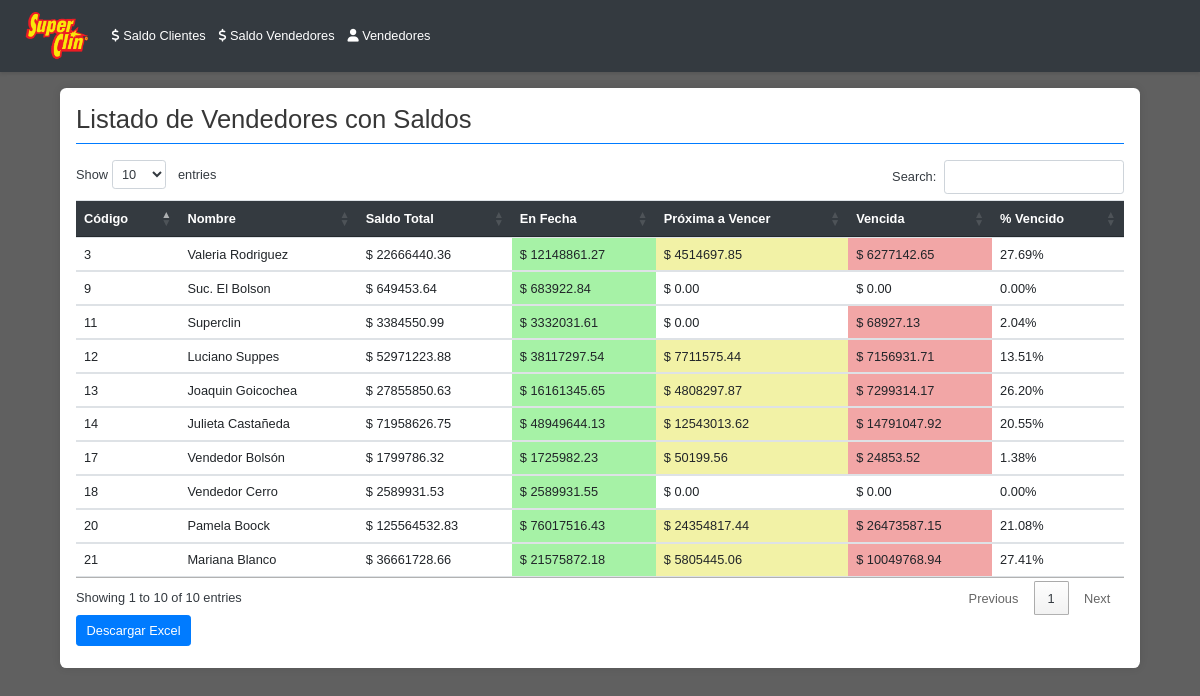
The app's page /vendedores_con_saldos with its own data.
### tables this page shows
CREATE TABLE vendedores (
            SalesEmployeeCode INTEGER PRIMARY KEY,
            SalesEmployeeName TEXT,
            Telephone TEXT,
            Mobile TEXT,
            Email TEXT
        );

### controllers.py (the view)
@routes_blueprint.route('/vendedores_con_saldos')
def vendedores_con_saldos_list():
    vendedores_con_saldos = get_data()[2]
    return render_template('vendedores_con_saldos.html', vendedores=vendedores_con_saldos)

### models.py (called while the page is built)
def obtener_conexion(db_path):
   conn = sqlite3.connect(db_path)
   conn.row_factory = sqlite3.Row
   return conn

### services.py (called while the page is built)
def get_data():
  db_path = Config.DATABASE_PATH
  return obtener_datos(db_path)

### utils.py (called while the page is built)
def format_number(value):
    if value is None:
       return ""
    try:
       return locale.format_string('%.2f', value, grouping=True)
    except ValueError:
        return str(value)

### templates/vendedores_con_saldos.html (shortened to what this page needs)
{% extends 'base.html' %}
{% block content %}
    <h2>Listado de Vendedores con Saldos</h2>
    <table id="vendedores-table" class="table">
        <thead>
            <tr>
                <th>Código</th>
                <th>Nombre</th>
                <th data-type="num-fmt">Saldo Total</th>
                <th data-type="num-fmt">En Fecha</th>
                <th data-type="num-fmt">Próxima a Vencer</th>
                <th data-type="num-fmt">Vencida</th>
                <th data-type="num-fmt">% Vencido</th>
            </tr>
        </thead>
        <tbody>
            {% for vendedor in vendedores %}
            <tr>
                <td>{{ vendedor.SalesEmployeeCode }}</td>
                <td>{{ vendedor.SalesEmployeeName }}</td>
                <td data-order="{{vendedor.total_saldo}}">$ {{ vendedor.total_saldo | format_number }}</td>
                <td data-order="{{ vendedor.saldos_por_categoria['En Fecha'] }}"
                     {% if vendedor.saldos_por_categoria['En Fecha'] > 0 %}
                       class="saldo-en-fecha"
                    {% endif %}>
                    $ {{ vendedor.saldos_por_categoria['En Fecha'] | format_number }}
                </td>
                 <td data-order="{{ vendedor.saldos_por_categoria['Proxima a Vencer'] }}"
                      {% if vendedor.saldos_por_categoria['Proxima a Vencer'] > 0 %}
                        class="saldo-proxima-vencer"
                    {% endif %}>
                     $ {{ vendedor.saldos_por_categoria['Proxima a Vencer'] | format_number }}
                </td>
                <td data-order="{{ vendedor.saldos_por_categoria['Vencida'] }}"
                    {% if vendedor.saldos_por_categoria['Vencida'] > 0 %}
                      class="saldo-vencida"
                    {% endif %}>
                     $ {{ vendedor.saldos_por_categoria['Vencida'] | format_number }}
                 </td>
                <td data-order="{{ vendedor.porcentaje_vencido }}">{{ vendedor.porcentaje_vencido | format_number }}%</td>
            </tr>
            {% endfor %}
        </tbody>
    </table>
    <button id="export-excel" class="btn btn-primary mb-2">Descargar Excel</button>
{% endblock %}
{% block scripts %}
<link rel="stylesheet" type="text/css" href="https://cdn.datatables.net/1.11.5/css/jquery.dataTables.css">
{% endblock %}

### static/style.css (style rules this page uses)
body { font-family: 'Arial', sans-serif; background-color: #606060; color: #343a40; padding-bottom: 20px; zoom: 80% }
h2 { color: #373737; border-bottom: 2px solid #007bff; padding-bottom: 10px; margin-bottom: 20px; }
.table { width: 100%; border-collapse: collapse; margin-bottom: 20px; }
.table thead th { background-color: #343a40; color: #ffffff; padding: 12px; text-align: left; border-bottom: 2px solid #495057; font-weight: bold; }
.table tbody td { padding: 10px; border-bottom: 1px solid #dee2e6; }
.saldo-en-fecha { background-color: #a6f2a6; }
.saldo-proxima-vencer { background-color: #f2f2a6; }
.saldo-vencida { background-color: #f2a6a6; }

### records on screen
vendedores: SalesEmployeeCode "3", SalesEmployeeName "Valeria Rodriguez", total_saldo "22666440.36", saldos_por_categoria "12148861.27", saldos_por_categoria "4514697.85", saldos_por_categoria.Vencida "6277142.65", porcentaje_vencido "27.69"
vendedores: SalesEmployeeCode "9", SalesEmployeeName "Suc. El Bolson", total_saldo "649453.64", saldos_por_categoria "683922.84", saldos_por_categoria "0.00", saldos_por_categoria.Vencida "0.00", porcentaje_vencido "0.00"
vendedores: SalesEmployeeCode "11", SalesEmployeeName "Superclin", total_saldo "3384550.99", saldos_por_categoria "3332031.61", saldos_por_categoria "0.00", saldos_por_categoria.Vencida "68927.13", porcentaje_vencido "2.04"
vendedores: SalesEmployeeCode "12", SalesEmployeeName "Luciano Suppes", total_saldo "52971223.88", saldos_por_categoria "38117297.54", saldos_por_categoria "7711575.44", saldos_por_categoria.Vencida "7156931.71", porcentaje_vencido "13.51"
vendedores: SalesEmployeeCode "13", SalesEmployeeName "Joaquin Goicochea", total_saldo "27855850.63", saldos_por_categoria "16161345.65", saldos_por_categoria "4808297.87", saldos_por_categoria.Vencida "7299314.17", porcentaje_vencido "26.20"
vendedores: SalesEmployeeCode "14", SalesEmployeeName "Julieta Castañeda", total_saldo "71958626.75", saldos_por_categoria "48949644.13", saldos_por_categoria "12543013.62", saldos_por_categoria.Vencida "14791047.92", porcentaje_vencido "20.55"
vendedores: SalesEmployeeCode "17", SalesEmployeeName "Vendedor Bolsón", total_saldo "1799786.32", saldos_por_categoria "1725982.23", saldos_por_categoria "50199.56", saldos_por_categoria.Vencida "24853.52", porcentaje_vencido "1.38"
vendedores: SalesEmployeeCode "18", SalesEmployeeName "Vendedor Cerro", total_saldo "2589931.53", saldos_por_categoria "2589931.55", saldos_por_categoria "0.00", saldos_por_categoria.Vencida "0.00", porcentaje_vencido "0.00"
vendedores: SalesEmployeeCode "20", SalesEmployeeName "Pamela Boock", total_saldo "125564532.83", saldos_por_categoria "76017516.43", saldos_por_categoria "24354817.44", saldos_por_categoria.Vencida "26473587.15", porcentaje_vencido "21.08"
vendedores: SalesEmployeeCode "21", SalesEmployeeName "Mariana Blanco", total_saldo "36661728.66", saldos_por_categoria "21575872.18", saldos_por_categoria "5805445.06", saldos_por_categoria.Vencida "10049768.94", porcentaje_vencido "27.41"
